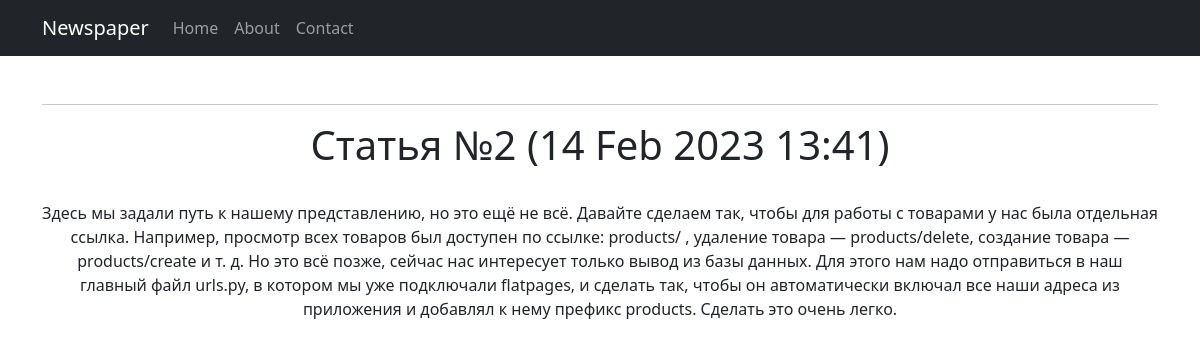
The page /news/2 on the database its author committed.
### news/models.py (models this page shows, shortened)
class Post(models.Model):
    author = models.ForeignKey(Author, on_delete=models.CASCADE)
    NEWS = 'NW'
    ARTICLE = 'AR'
    CATEGORY_CHOICES = (
        (NEWS, 'Новость'),
        (ARTICLE, 'Статья')
    )
    categoryType = models.CharField(max_length=2, choices=CATEGORY_CHOICES, default=ARTICLE)
    dateCreation = models.DateTimeField(auto_now_add=True)
    postCategory = models.ManyToManyField(Category, through='PostCategory')
    title = models.CharField(max_length=128)
    text = models.TextField()
    rating = models.SmallIntegerField(default=0)

### news/views.py (the view)
# urls.py: path('<int:pk>', NewsDetail.as_view()),
class NewsDetail(DetailView):
    model = Post
    template_name = "post.html"
    context_object_name = "post"

### news/templatetags/custom_filters.py (called while the page is built)
@register.filter(name='censor')
def censor(value, arg):
    for word in censor_words:
        value = str(value).replace(word, "***")
    return str(value)

### templates/post.html
{% extends 'flatpages/default.html' %}
{% load custom_filters %}
{% block content %}
<h1>{{ post.title | censor:post.title }} ({{ post.dateCreation | date:'d M Y H:i' }})</h1>
<br>
<span>{{ post.text | censor:post.text }}</span>
{% endblock content %}

### rows shown on the page
Post: title|censor "Статья №2", dateCreation "14 Feb 2023 13:41", text|censor "Здесь мы задали путь к нашему представлению, но это ещё не всё. Давайте сделаем так, чтобы для работы с товарами у нас была отдельная ссылка. Например, просмотр всех товаров был доступен по ссылке: products/ , удаление товара — products/delete, создание товара — products/create и т. д. Но это всё позже, сейчас нас интересует только вывод из базы данных. Для этого нам надо отправиться в наш главный файл urls.py, в котором мы уже подключали flatpages, и сделать так, чтобы он автоматически включал все наши адреса из приложения и добавлял к нему префикс products. Сделать это очень легко."
